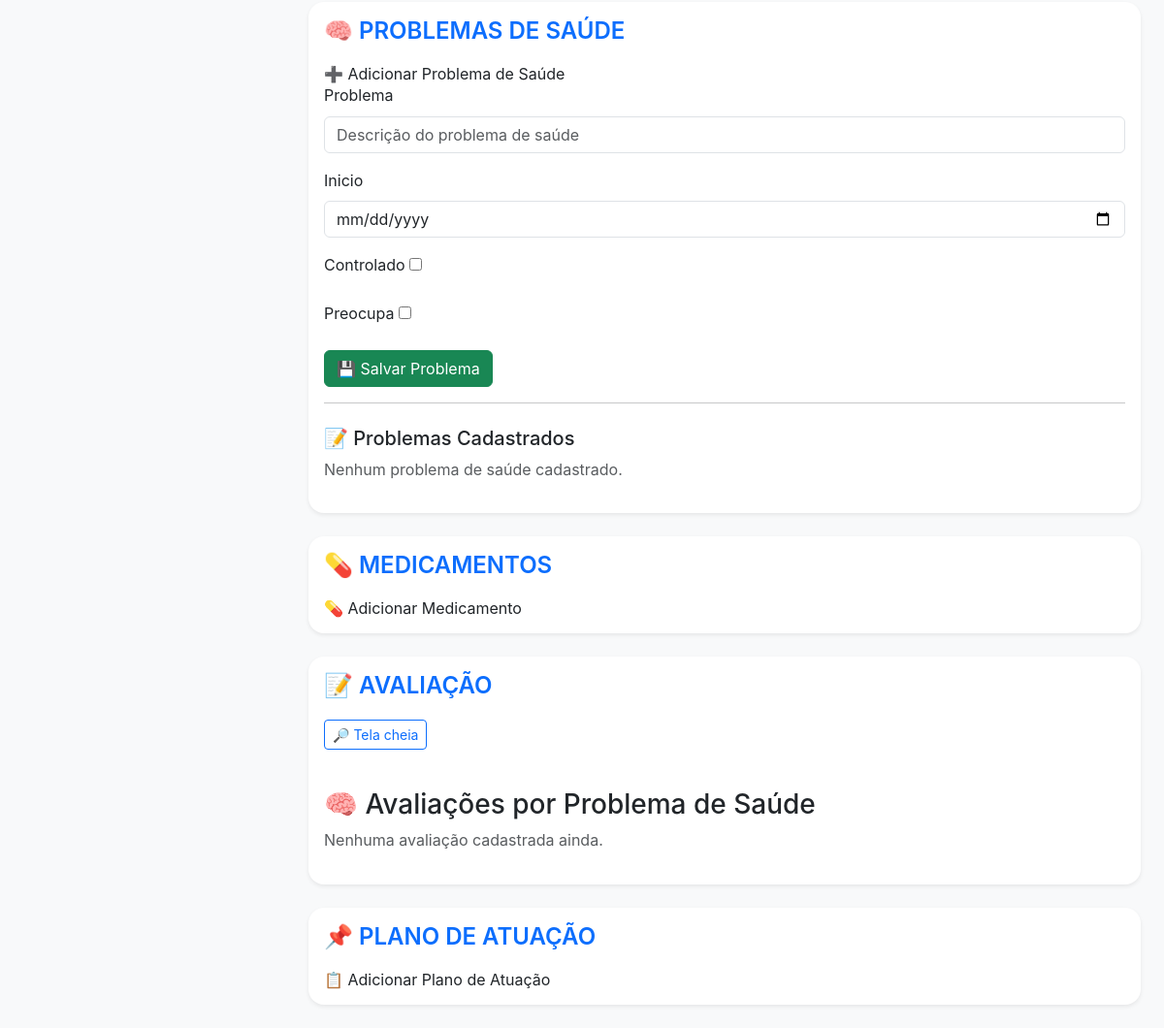
Before: /consulta/consulta/7/ (lower part) with the older database file.
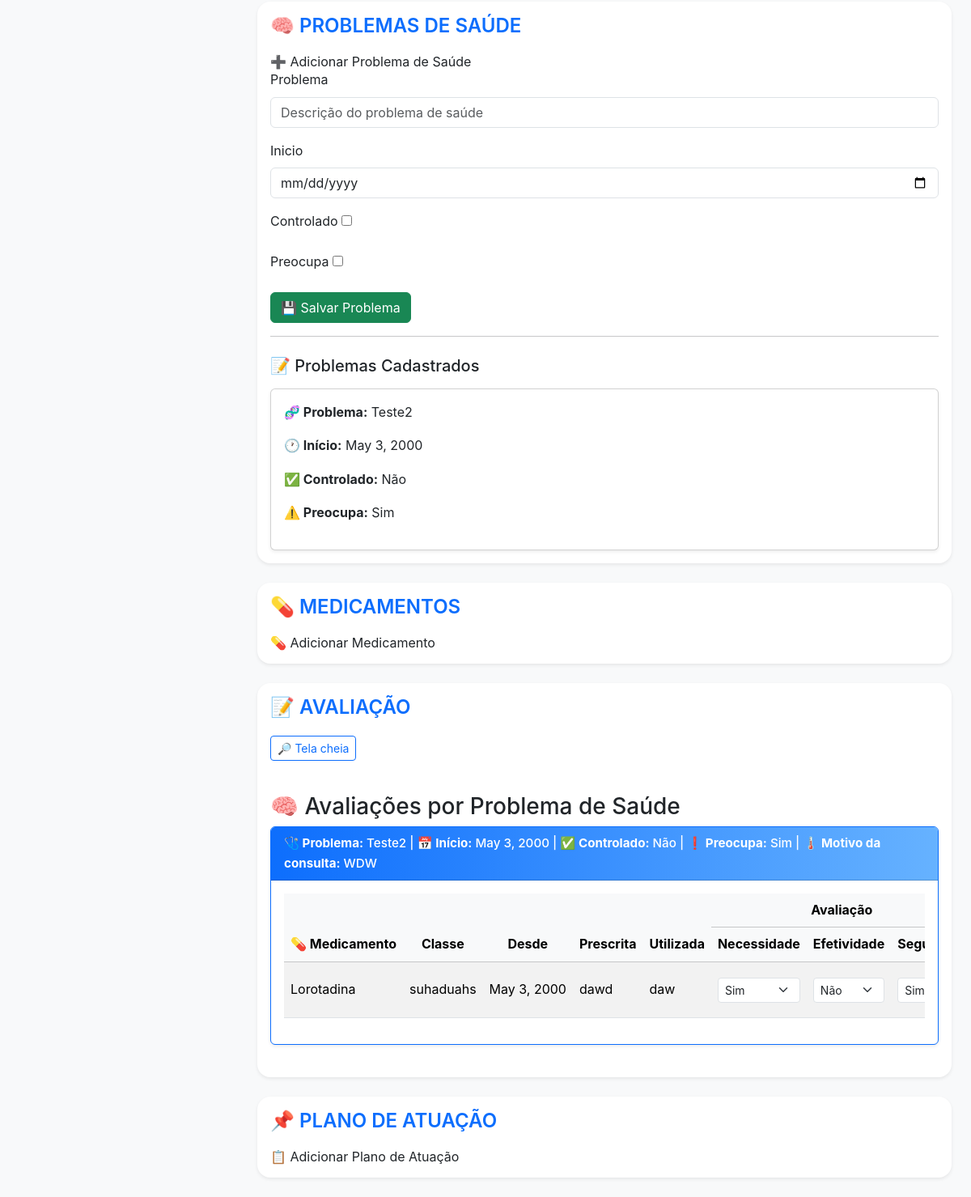
After: the same page with the newer database file.
### consulta/models.py (models this page shows, shortened)
class ProblemaSaude(models.Model):
    consulta = models.ForeignKey(Consulta, related_name='problemas_saude', on_delete=models.CASCADE)
    problema = models.CharField(max_length=255)
    inicio = models.DateField()
    controlado = models.BooleanField(default=False)
    preocupa = models.BooleanField(default=False)
    def __str__(self):
        return f"{self.problema} em {self.consulta.data_consulta}"

class Consulta(models.Model):
    paciente = models.ForeignKey(Paciente, on_delete=models.CASCADE, related_name='consultas')
    data_consulta = models.DateField()
    evolucao = models.TextField()
    motivo_consulta = models.TextField(max_length=255)
    prescricoes_exames = models.TextField()
    data_proxima_revisao = models.DateField()
    def __str__(self):
        return f"Consulta de {self.paciente.nome} em {self.data_consulta}"

class Medicamento(models.Model):
    consulta = models.ForeignKey(Consulta, on_delete=models.CASCADE, related_name='medicamentos', null=True, blank=True)
    problema_saude = models.ForeignKey(ProblemaSaude, on_delete=models.CASCADE, related_name='medicamentos', null=True, blank=True)
    nome = models.CharField(max_length=255)
    classe = models.CharField(max_length=255)
    desde = models.DateField()
    prescrita = models.CharField(max_length=255)
    utilizada = models.CharField(max_length=255)
    para_que_servir = models.TextField()

### consulta/views.py (the view)
# urls.py: path('consulta/<int:consulta_id>/', views.detalhe_consulta, name='consulta_detalhe_consulta'),
def detalhe_consulta(request, consulta_id):
    consulta = get_object_or_404(Consulta, id=consulta_id)
    problemas = ProblemaSaude.objects.filter(consulta=consulta)
    medicamentos = Medicamento.objects.filter(problema_saude__in=problemas).select_related('problema_saude')
    avaliacoes = Avaliacao.objects.filter(medicamento__in=medicamentos).select_related('medicamento')
    planos = PlanoAtuacao.objects.filter(consulta=consulta)
    problemas_com_medicamentos = []
    for problema in problemas:
        medicamentos_relacionados = problema.medicamentos.all()
        for medicamento in medicamentos_relacionados:
            medicamento.avaliacao = Avaliacao.objects.filter(medicamento=medicamento).first()
        problemas_com_medicamentos.append({
            'problema': problema,
            'medicamentos': medicamentos_relacionados
        })
    context = {
        'consulta': consulta,
        'problemas': problemas,
        'medicamentos': medicamentos,
        'avaliacoes': avaliacoes,
        'planos': planos,
        'problema_form': ProblemaSaudeForm(),
        'medicamento_form': MedicamentoForm(consulta=consulta),
        'avaliacao_form': AvaliacaoForm(),
        'plano_form': PlanoAtuacaoForm(),
        'problemas_com_medicamentos': problemas_com_medicamentos,
    }
    return render(request, 'detalhe_consulta.html', context)

### consulta/forms.py
class ProblemaSaudeForm(forms.ModelForm):
    class Meta:
        model = ProblemaSaude
        exclude = ['consulta']
        fields = '__all__'
        widgets = {
            'inicio': forms.DateInput(attrs={'type': 'date', 'class': 'form-control', 'placeholder': 'Data de início do problema'}),
            'problema': forms.TextInput(attrs={'class': 'form-control', 'placeholder': 'Descrição do problema de saúde'}),
        }

### consulta/templates/detalhe_consulta.html (shortened to what this page needs)
{% extends 'menu.html' %}
{% block content %}
{% load static %}
<link rel="stylesheet" href="{% static 'css/accordion_avaliacao.css' %}" />
<div class="container-fluid content-offset" data-bs-spy="scroll" data-bs-target=".sidebar" data-bs-offset="100"
    tabindex="0">
    <div class="row">
        <aside class="col-md-3 mb-4">
        </aside>
        <main class="col-md-9">
            <section id="problemas" class="card section-card section shadow-sm mb-4">
                <div class="card-body">
                    <h5 class="section-title">🧠 Problemas de Saúde</h5>
                    {% include 'partials/accordion_problema_saude.html' %}
                </div>
            </section>
            <section id="medicamentos" class="card section-card section shadow-sm mb-4">
                <div class="card-body">
                    <h5 class="section-title">💊 Medicamentos</h5>
                    {% include 'partials/accordion_medicamento.html' %}
                </div>
            </section>
            <section id="avaliacao" class="card section-card section shadow-sm mb-4">
                <div class="card-body">
                    <h5 class="section-title">📝 Avaliação</h5>
                    <div class="tabela-avaliacao-wrapper">
                        <button id="open-fullscreen" class="btn btn-sm btn-outline-primary mb-3">🔎 Tela cheia</button>
                        {% include 'partials/accordion_avaliacao.html' %}
                    </div>
            </section>
            <section id="plano" class="card section-card section shadow-sm mb-4">
                <div class="card-body">
                    <h5 class="section-title">📌 Plano de Atuação</h5>
                    {% include 'partials/accordion_plano_atuacao.html' %}
                </div>
            </section>
        </main>
    </div>
</div>
{% endblock %}

### consulta/templates/partials/accordion_problema_saude.html (shortened to what this page needs)
<div class="accordion-item">
    <h2 class="accordion-header" id="headingProblema">
        <button class="accordion-button" type="button" data-bs-toggle="collapse"
            data-bs-target="#collapseProblema">
            ➕ Adicionar Problema de Saúde
        </button>
    </h2>
    <div id="collapseProblema" class="accordion-collapse collapse show" data-bs-parent="#formAccordion">
        <div class="accordion-body">
            <form method="POST" action="{% url 'consulta_adicionar_problema_saude' consulta.id %}">
                {% for field in problema_form %}
                    <div class="mb-3">
                        <label class="form-label">{{ field.label }}</label>
                        {{ field }}
                    </div>
                {% endfor %}
                <button type="submit" class="btn btn-success">
                    💾 Salvar Problema
                </button>
            </form>
            <hr />
            <h5 class="mt-4">📝 Problemas Cadastrados</h5>
            {% if problemas %}
                <div class="list-group">
                    {% for problema in problemas %}
                    <div class="card mt-2 shadow-sm">
                        <div class="card-body">
                            <p><strong>🧬 Problema:</strong> {{ problema.problema }}</p>
                            <p><strong>🕐 Início:</strong> {{ problema.inicio }}</p>
                            <p><strong>✅ Controlado:</strong>
                                {{ problema.controlado|yesno:"Sim,Não,Não informado" }}</p>
                            <p><strong>⚠️ Preocupa:</strong>
                                {{ problema.preocupa|yesno:"Sim,Não,Não informado" }}</p>
                        </div>
                    </div>
                    {% endfor %}
                </div>
            {% else %}
                <p class="text-muted">Nenhum problema de saúde cadastrado.</p>
            {% endif %}
        </div>
    </div>
</div>

### consulta/templates/partials/accordion_avaliacao.html (shortened to what this page needs)
{% load static %}
<h3 class="mt-4">🧠 Avaliações por Problema de Saúde</h3>
{% if problemas_com_medicamentos %}
<div class="row">
    {% for item in problemas_com_medicamentos %}
    <div class="col-md-12 mb-4">
        <div class="card shadow-sm border-primary">
            <div class="card-header bg-primary text-white">
                <strong>🩺 Problema:</strong> {{ item.problema.problema }} |
                <strong>📅 Início:</strong> {{ item.problema.inicio }} |
                <strong>✅ Controlado:</strong> {{ item.problema.controlado|yesno:"Sim,Não" }} |
                <strong>❗ Preocupa:</strong> {{ item.problema.preocupa|yesno:"Sim,Não" }} |
                <strong>🌡️ Motivo da consulta:</strong> {{ consulta.motivo_consulta }}
            </div>
            <div class="card-body">
                {% if item.medicamentos %}
                <div class="table-responsive">
                    <table class="table table-striped table-hover align-middle">
                        <thead class="table-light text-center">
                            <tr>
                                <th rowspan="2">💊 Medicamento</th>
                                <th rowspan="2">Classe</th>
                                <th rowspan="2">Desde</th>
                                <th rowspan="2">Prescrita</th>
                                <th rowspan="2">Utilizada</th>
                                <th colspan="3">Avaliação</th>
                            </tr>
                            <tr>
                                <th>Necessidade</th>
                                <th>Efetividade</th>
                                <th>Segurança</th>
                            </tr>
                        </thead>
                        <tbody>
                            {% for medicamento in item.medicamentos %}
                            <tr class="expandable">
                                <form method="POST" action="{% url 'consulta_adicionar_avaliacao' %}" style="display: contents;">
                                    <td>{{ medicamento.nome }}</td>
                                    <td>{{ medicamento.classe }}</td>
                                    <td>{{ medicamento.desde }}</td>
                                    <td>{{ medicamento.prescrita }}</td>
                                    <td>{{ medicamento.utilizada }}</td>
                                    {% with avaliacao=medicamento.avaliacao %}
                                    <td>
                                        <select name="necessidade" class="form-select form-select-sm" required autocomplete="off">
                                            <option value="True" {% if avaliacao.necessidade %}selected{% endif %}>Sim</option>
                                        </select>
                                    </td>
                                    <td>
                                        <select name="efetividade" class="form-select form-select-sm" required autocomplete="off">
                                            <option value="False" {% if not avaliacao.efetividade %}selected{% endif %}>Não</option>
                                        </select>
                                    </td>
                                    <td>
                                        <select name="seguranca" class="form-select form-select-sm" required autocomplete="off">
                                            <option value="True" {% if avaliacao.seguranca %}selected{% endif %}>Sim</option>
                                        </select>
                                    </td>
                                    {% endwith %}
                                </form>
                            </tr>
                            {% endfor %}
                        </tbody>
                    </table>
                </div>
                {% else %}
                <p class="text-muted">Nenhum medicamento relacionado a esse problema de saúde.</p>
                {% endif %}
            </div>
        </div>
    </div>
    {% endfor %}
</div>
{% else %}
<p class="text-muted">Nenhuma avaliação cadastrada ainda.</p>
{% endif %}

Changed rows visible on the page:
added ProblemaSaude: problema "Teste2", inicio "May 3, 2000", controlado "Não", preocupa "Sim", problema.problema "Teste2", problema.inicio "May 3, 2000", problema.controlado "Não", problema.preocupa "Sim"
now on this page (row unchanged): Consulta: motivo_consulta "WDW"
added Medicamento: nome "Lorotadina", classe "suhaduahs", desde "May 3, 2000", prescrita "dawd", utilizada "daw", necessidade "Sim", efetividade "Não", seguranca "Sim"
Other visible differences:
text no longer shown: "Nenhum problema de saúde cadastrado. Nenhuma avaliação cadastrada ainda."
